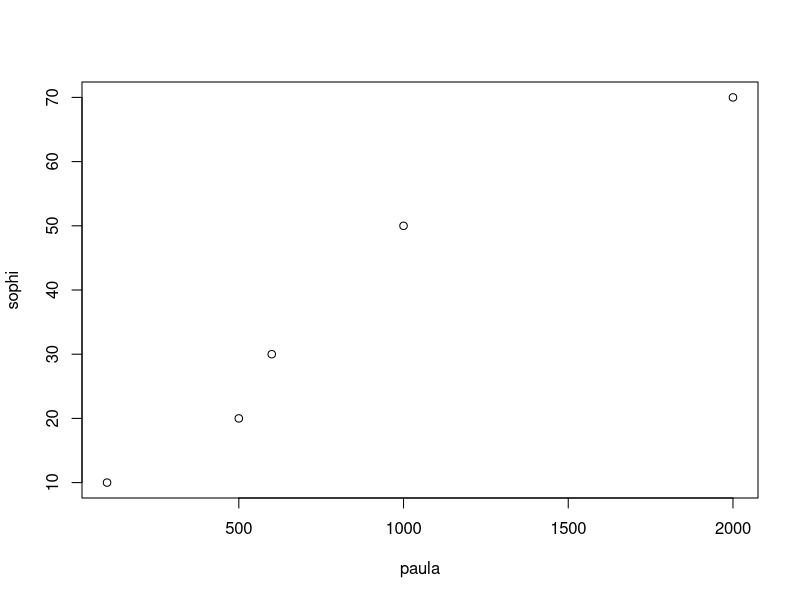
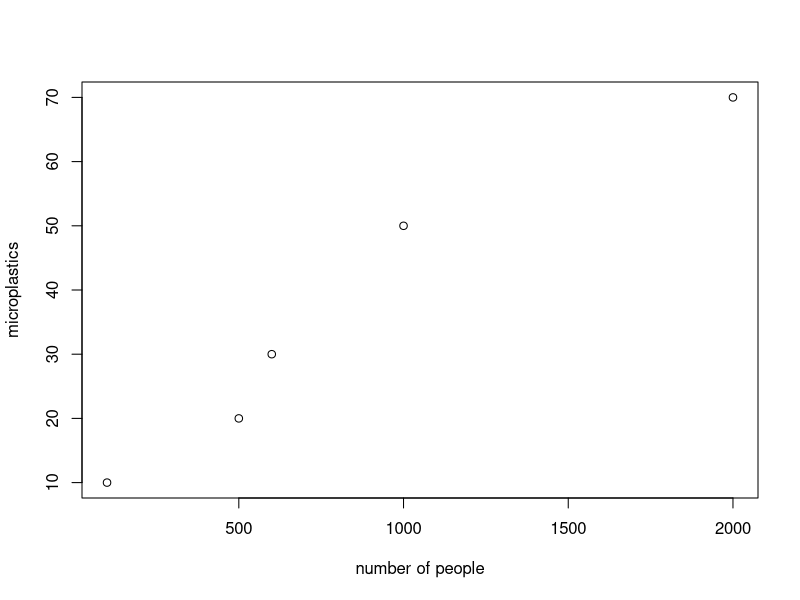
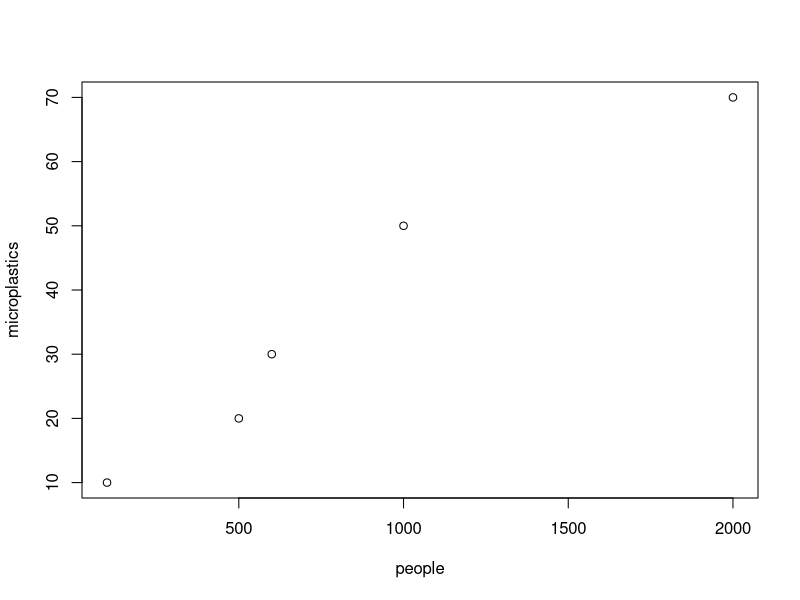
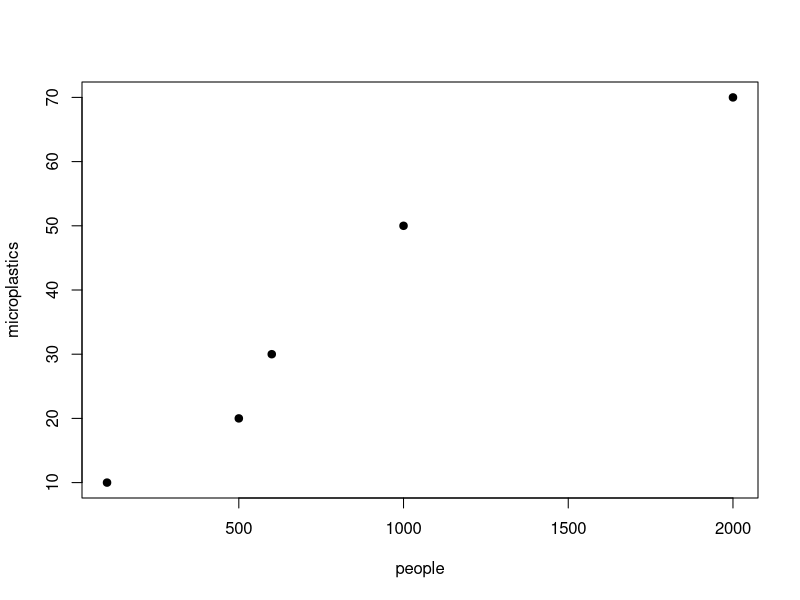
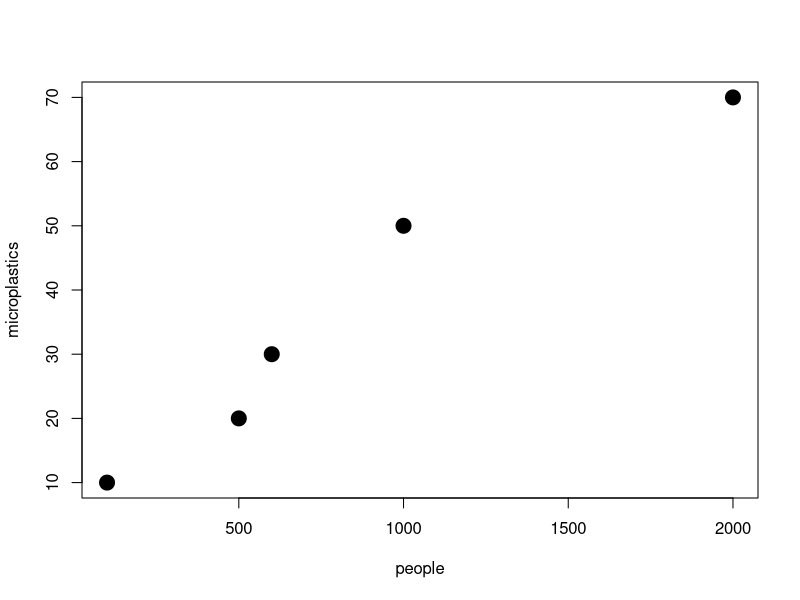
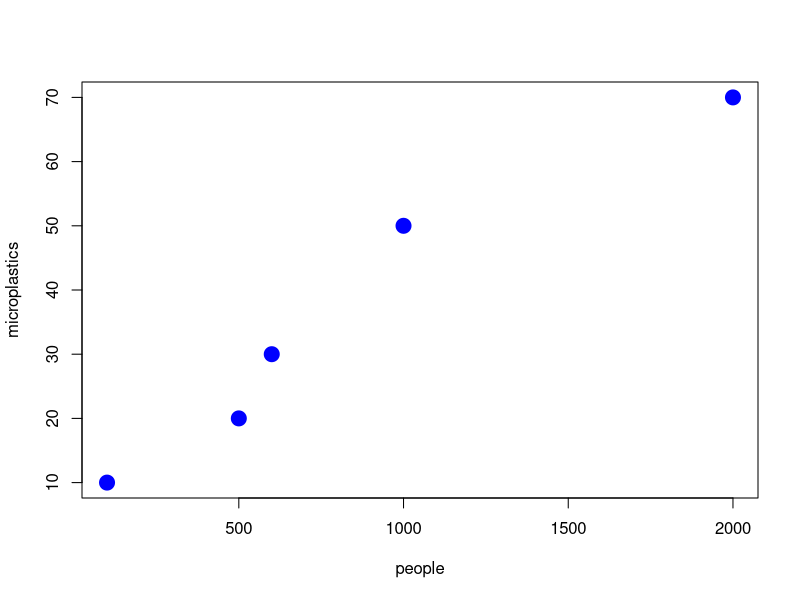

Write R code to recreate these figures, in order.
# Here I can write anything I want!

# R as a calculator
2 + 3

# Assign to an object
zima <- 2 + 3
zima

duccio <- 5 + 3
duccio

final <- zima * duccio
final

final^2

# array
sophi <- c(10, 20, 30, 50, 70) # microplastics 
# fcuntions have parentheses and inside them there are arguments

paula <- c(100, 500, 600, 1000, 2000) # people

plot(paula, sophi)

plot(paula, sophi, xlab="number of people", ylab="microplastics")


people <- paula
microplastics <- sophi

plot(people, microplastics)
plot(people, microplastics, pch=19)
# https://www.google.com/search?client=ubuntu-sn&hs=yV6&sca_esv=570352775&channel=fs&sxsrf=AM9HkKknoSOcu32qjoErsqX4O1ILBOJX4w:1696347741672&q=point+symbols+in+R&tbm=isch&source=lnms&sa=X&ved=2ahUKEwia9brkm9qBAxVrQvEDHbEYDuMQ0pQJegQIChAB&biw=1760&bih=887&dpr=1.09#imgrc=lUw3nrgRKV8ynM

plot(people, microplastics, pch=19, cex=2)
plot(people, microplastics, pch=19, cex=2, col="blue")
